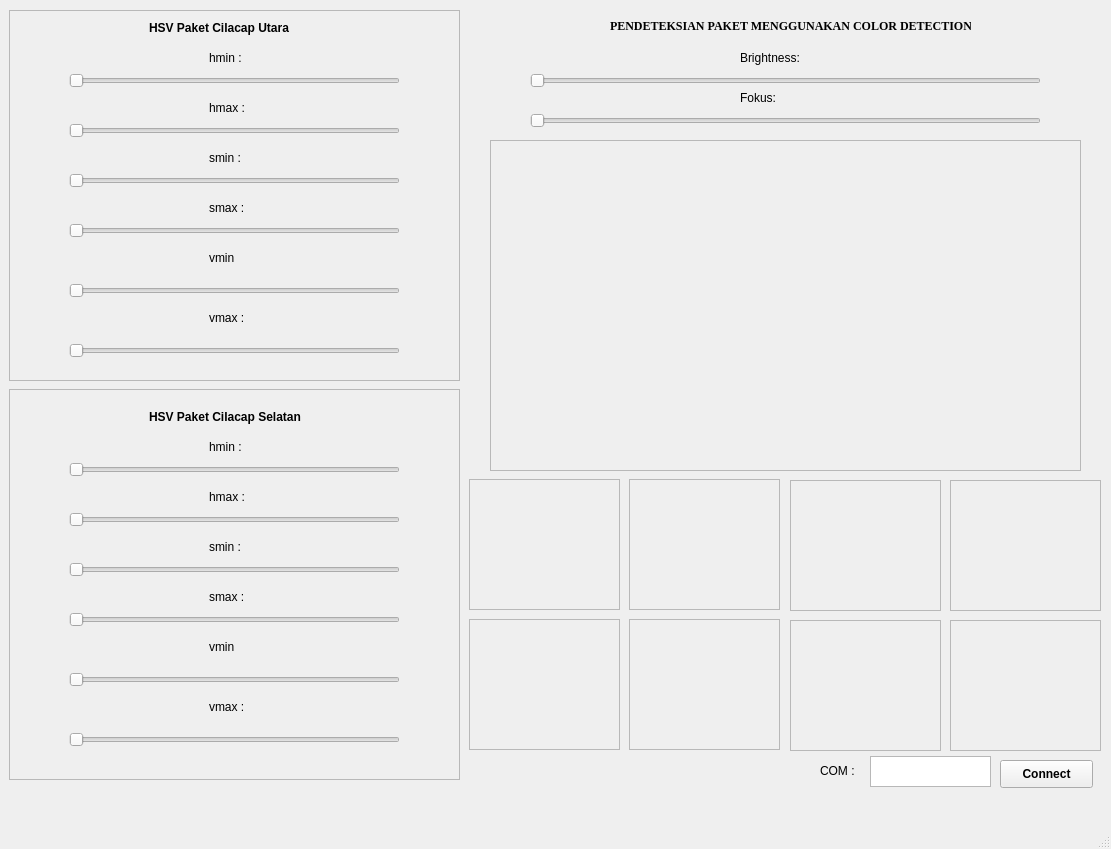
<?xml version="1.0" encoding="UTF-8"?>
<ui version="4.0">
 <class>MainWindow</class>
 <widget class="QMainWindow" name="MainWindow">
  <property name="geometry">
   <rect>
    <x>0</x>
    <y>0</y>
    <width>1111</width>
    <height>849</height>
   </rect>
  </property>
  <property name="windowTitle">
   <string>MainWindow</string>
  </property>
  <widget class="QWidget" name="centralwidget">
   <widget class="QLabel" name="pendeteksianpaket">
    <property name="geometry">
     <rect>
      <x>610</x>
      <y>10</y>
      <width>361</width>
      <height>31</height>
     </rect>
    </property>
    <property name="font">
     <font>
      <family>Times New Roman</family>
      <weight>75</weight>
      <bold>true</bold>
     </font>
    </property>
    <property name="text">
     <string>PENDETEKSIAN PAKET MENGGUNAKAN COLOR DETECTION</string>
    </property>
   </widget>
   <widget class="QLabel" name="labelcom">
    <property name="geometry">
     <rect>
      <x>820</x>
      <y>760</y>
      <width>41</width>
      <height>21</height>
     </rect>
    </property>
    <property name="text">
     <string>COM :</string>
    </property>
   </widget>
   <widget class="QTextEdit" name="com">
    <property name="geometry">
     <rect>
      <x>870</x>
      <y>756</y>
      <width>121</width>
      <height>31</height>
     </rect>
    </property>
    <property name="cursor" stdset="0">
     <cursorShape>IBeamCursor</cursorShape>
    </property>
    <property name="mouseTracking">
     <bool>true</bool>
    </property>
    <property name="tabletTracking">
     <bool>false</bool>
    </property>
   </widget>
   <widget class="QPushButton" name="combutton">
    <property name="geometry">
     <rect>
      <x>1000</x>
      <y>760</y>
      <width>93</width>
      <height>28</height>
     </rect>
    </property>
    <property name="font">
     <font>
      <family>MS Sans Serif</family>
      <weight>75</weight>
      <bold>true</bold>
     </font>
    </property>
    <property name="cursor">
     <cursorShape>PointingHandCursor</cursorShape>
    </property>
    <property name="mouseTracking">
     <bool>true</bool>
    </property>
    <property name="text">
     <string>Connect</string>
    </property>
   </widget>
   <widget class="QFrame" name="hsvutara">
    <property name="geometry">
     <rect>
      <x>9</x>
      <y>10</y>
      <width>451</width>
      <height>371</height>
     </rect>
    </property>
    <property name="frameShape">
     <enum>QFrame::StyledPanel</enum>
    </property>
    <property name="frameShadow">
     <enum>QFrame::Raised</enum>
    </property>
    <widget class="QLabel" name="vminutara">
     <property name="geometry">
      <rect>
       <x>200</x>
       <y>240</y>
       <width>71</width>
       <height>16</height>
      </rect>
     </property>
     <property name="text">
      <string>vmin</string>
     </property>
    </widget>
    <widget class="QLabel" name="vmaxutara">
     <property name="geometry">
      <rect>
       <x>200</x>
       <y>300</y>
       <width>81</width>
       <height>16</height>
      </rect>
     </property>
     <property name="text">
      <string>vmax : </string>
     </property>
    </widget>
    <widget class="QSlider" name="vminutarabar">
     <property name="geometry">
      <rect>
       <x>60</x>
       <y>270</y>
       <width>331</width>
       <height>22</height>
      </rect>
     </property>
     <property name="orientation">
      <enum>Qt::Horizontal</enum>
     </property>
    </widget>
    <widget class="QLabel" name="hmaxutara">
     <property name="geometry">
      <rect>
       <x>200</x>
       <y>90</y>
       <width>81</width>
       <height>16</height>
      </rect>
     </property>
     <property name="text">
      <string>hmax : </string>
     </property>
    </widget>
    <widget class="QLabel" name="smaxutara">
     <property name="geometry">
      <rect>
       <x>200</x>
       <y>190</y>
       <width>81</width>
       <height>16</height>
      </rect>
     </property>
     <property name="text">
      <string>smax : </string>
     </property>
    </widget>
    <widget class="QSlider" name="hmaxutarabar">
     <property name="geometry">
      <rect>
       <x>60</x>
       <y>110</y>
       <width>331</width>
       <height>22</height>
      </rect>
     </property>
     <property name="orientation">
      <enum>Qt::Horizontal</enum>
     </property>
    </widget>
    <widget class="QSlider" name="sminutarabar">
     <property name="geometry">
      <rect>
       <x>60</x>
       <y>160</y>
       <width>331</width>
       <height>22</height>
      </rect>
     </property>
     <property name="orientation">
      <enum>Qt::Horizontal</enum>
     </property>
    </widget>
    <widget class="QSlider" name="vmaxutarabar">
     <property name="geometry">
      <rect>
       <x>60</x>
       <y>330</y>
       <width>331</width>
       <height>22</height>
      </rect>
     </property>
     <property name="orientation">
      <enum>Qt::Horizontal</enum>
     </property>
    </widget>
    <widget class="QLabel" name="label_3">
     <property name="geometry">
      <rect>
       <x>140</x>
       <y>10</y>
       <width>181</width>
       <height>16</height>
      </rect>
     </property>
     <property name="font">
      <font>
       <family>MS Sans Serif</family>
       <weight>75</weight>
       <bold>true</bold>
      </font>
     </property>
     <property name="text">
      <string>HSV Paket Cilacap Utara</string>
     </property>
    </widget>
    <widget class="QLabel" name="hminutara">
     <property name="geometry">
      <rect>
       <x>200</x>
       <y>40</y>
       <width>81</width>
       <height>16</height>
      </rect>
     </property>
     <property name="text">
      <string>hmin : </string>
     </property>
    </widget>
    <widget class="QSlider" name="hminutarabar">
     <property name="geometry">
      <rect>
       <x>60</x>
       <y>60</y>
       <width>331</width>
       <height>22</height>
      </rect>
     </property>
     <property name="orientation">
      <enum>Qt::Horizontal</enum>
     </property>
    </widget>
    <widget class="QSlider" name="smaxutarabar">
     <property name="geometry">
      <rect>
       <x>60</x>
       <y>210</y>
       <width>331</width>
       <height>22</height>
      </rect>
     </property>
     <property name="orientation">
      <enum>Qt::Horizontal</enum>
     </property>
    </widget>
    <widget class="QLabel" name="sminutara">
     <property name="geometry">
      <rect>
       <x>200</x>
       <y>140</y>
       <width>81</width>
       <height>16</height>
      </rect>
     </property>
     <property name="text">
      <string>smin : </string>
     </property>
    </widget>
   </widget>
   <widget class="QFrame" name="hsvselatan">
    <property name="geometry">
     <rect>
      <x>9</x>
      <y>389</y>
      <width>451</width>
      <height>391</height>
     </rect>
    </property>
    <property name="frameShape">
     <enum>QFrame::StyledPanel</enum>
    </property>
    <property name="frameShadow">
     <enum>QFrame::Raised</enum>
    </property>
    <widget class="QLabel" name="vminselatan">
     <property name="geometry">
      <rect>
       <x>200</x>
       <y>250</y>
       <width>81</width>
       <height>16</height>
      </rect>
     </property>
     <property name="text">
      <string>vmin</string>
     </property>
    </widget>
    <widget class="QSlider" name="hminselatanbar">
     <property name="geometry">
      <rect>
       <x>60</x>
       <y>70</y>
       <width>331</width>
       <height>22</height>
      </rect>
     </property>
     <property name="orientation">
      <enum>Qt::Horizontal</enum>
     </property>
    </widget>
    <widget class="QSlider" name="smaxselatanbar">
     <property name="geometry">
      <rect>
       <x>60</x>
       <y>220</y>
       <width>331</width>
       <height>22</height>
      </rect>
     </property>
     <property name="orientation">
      <enum>Qt::Horizontal</enum>
     </property>
    </widget>
    <widget class="QSlider" name="vmaxselatanbar">
     <property name="geometry">
      <rect>
       <x>60</x>
       <y>340</y>
       <width>331</width>
       <height>22</height>
      </rect>
     </property>
     <property name="orientation">
      <enum>Qt::Horizontal</enum>
     </property>
    </widget>
    <widget class="QSlider" name="hmaxselatanbar">
     <property name="geometry">
      <rect>
       <x>60</x>
       <y>120</y>
       <width>331</width>
       <height>22</height>
      </rect>
     </property>
     <property name="orientation">
      <enum>Qt::Horizontal</enum>
     </property>
    </widget>
    <widget class="QLabel" name="hminselatan">
     <property name="geometry">
      <rect>
       <x>200</x>
       <y>50</y>
       <width>71</width>
       <height>16</height>
      </rect>
     </property>
     <property name="text">
      <string>hmin : </string>
     </property>
    </widget>
    <widget class="QLabel" name="label_5">
     <property name="geometry">
      <rect>
       <x>140</x>
       <y>20</y>
       <width>191</width>
       <height>16</height>
      </rect>
     </property>
     <property name="font">
      <font>
       <family>MS Sans Serif</family>
       <weight>75</weight>
       <bold>true</bold>
      </font>
     </property>
     <property name="text">
      <string>HSV Paket Cilacap Selatan</string>
     </property>
    </widget>
    <widget class="QLabel" name="hmaxselatan">
     <property name="geometry">
      <rect>
       <x>200</x>
       <y>100</y>
       <width>81</width>
       <height>16</height>
      </rect>
     </property>
     <property name="text">
      <string>hmax : </string>
     </property>
    </widget>
    <widget class="QLabel" name="vmaxselatan">
     <property name="geometry">
      <rect>
       <x>200</x>
       <y>310</y>
       <width>81</width>
       <height>16</height>
      </rect>
     </property>
     <property name="text">
      <string>vmax : </string>
     </property>
    </widget>
    <widget class="QSlider" name="sminselatanbar">
     <property name="geometry">
      <rect>
       <x>60</x>
       <y>170</y>
       <width>331</width>
       <height>22</height>
      </rect>
     </property>
     <property name="orientation">
      <enum>Qt::Horizontal</enum>
     </property>
    </widget>
    <widget class="QLabel" name="smaxselatan">
     <property name="geometry">
      <rect>
       <x>200</x>
       <y>200</y>
       <width>81</width>
       <height>16</height>
      </rect>
     </property>
     <property name="text">
      <string>smax : </string>
     </property>
    </widget>
    <widget class="QSlider" name="vminselatanbar">
     <property name="geometry">
      <rect>
       <x>60</x>
       <y>280</y>
       <width>331</width>
       <height>22</height>
      </rect>
     </property>
     <property name="orientation">
      <enum>Qt::Horizontal</enum>
     </property>
    </widget>
    <widget class="QLabel" name="sminselatan">
     <property name="geometry">
      <rect>
       <x>200</x>
       <y>150</y>
       <width>81</width>
       <height>16</height>
      </rect>
     </property>
     <property name="text">
      <string>smin : </string>
     </property>
    </widget>
   </widget>
   <widget class="QSlider" name="brightnessbar">
    <property name="geometry">
     <rect>
      <x>530</x>
      <y>70</y>
      <width>511</width>
      <height>22</height>
     </rect>
    </property>
    <property name="orientation">
     <enum>Qt::Horizontal</enum>
    </property>
   </widget>
   <widget class="QSlider" name="focusbar">
    <property name="geometry">
     <rect>
      <x>530</x>
      <y>110</y>
      <width>511</width>
      <height>22</height>
     </rect>
    </property>
    <property name="orientation">
     <enum>Qt::Horizontal</enum>
    </property>
   </widget>
   <widget class="QLabel" name="label">
    <property name="geometry">
     <rect>
      <x>740</x>
      <y>50</y>
      <width>91</width>
      <height>16</height>
     </rect>
    </property>
    <property name="text">
     <string>Brightness: </string>
    </property>
   </widget>
   <widget class="QLabel" name="label_2">
    <property name="geometry">
     <rect>
      <x>740</x>
      <y>90</y>
      <width>71</width>
      <height>16</height>
     </rect>
    </property>
    <property name="text">
     <string>Fokus: </string>
    </property>
   </widget>
   <widget class="QFrame" name="maincamera">
    <property name="geometry">
     <rect>
      <x>490</x>
      <y>140</y>
      <width>591</width>
      <height>331</height>
     </rect>
    </property>
    <property name="frameShape">
     <enum>QFrame::StyledPanel</enum>
    </property>
    <property name="frameShadow">
     <enum>QFrame::Raised</enum>
    </property>
   </widget>
   <widget class="QWidget" name="HSVutara" native="true">
    <property name="geometry">
     <rect>
      <x>469</x>
      <y>479</y>
      <width>311</width>
      <height>271</height>
     </rect>
    </property>
    <widget class="QFrame" name="hutara">
     <property name="geometry">
      <rect>
       <x>0</x>
       <y>0</y>
       <width>151</width>
       <height>131</height>
      </rect>
     </property>
     <property name="frameShape">
      <enum>QFrame::StyledPanel</enum>
     </property>
     <property name="frameShadow">
      <enum>QFrame::Raised</enum>
     </property>
    </widget>
    <widget class="QFrame" name="sutara">
     <property name="geometry">
      <rect>
       <x>160</x>
       <y>0</y>
       <width>151</width>
       <height>131</height>
      </rect>
     </property>
     <property name="frameShape">
      <enum>QFrame::StyledPanel</enum>
     </property>
     <property name="frameShadow">
      <enum>QFrame::Raised</enum>
     </property>
    </widget>
    <widget class="QFrame" name="vutara">
     <property name="geometry">
      <rect>
       <x>0</x>
       <y>140</y>
       <width>151</width>
       <height>131</height>
      </rect>
     </property>
     <property name="frameShape">
      <enum>QFrame::StyledPanel</enum>
     </property>
     <property name="frameShadow">
      <enum>QFrame::Raised</enum>
     </property>
    </widget>
    <widget class="QFrame" name="resultutara">
     <property name="geometry">
      <rect>
       <x>160</x>
       <y>140</y>
       <width>151</width>
       <height>131</height>
      </rect>
     </property>
     <property name="frameShape">
      <enum>QFrame::StyledPanel</enum>
     </property>
     <property name="frameShadow">
      <enum>QFrame::Raised</enum>
     </property>
    </widget>
   </widget>
   <widget class="QWidget" name="HSVselatan" native="true">
    <property name="geometry">
     <rect>
      <x>790</x>
      <y>480</y>
      <width>311</width>
      <height>271</height>
     </rect>
    </property>
    <widget class="QFrame" name="vselatan">
     <property name="geometry">
      <rect>
       <x>0</x>
       <y>140</y>
       <width>151</width>
       <height>131</height>
      </rect>
     </property>
     <property name="frameShape">
      <enum>QFrame::StyledPanel</enum>
     </property>
     <property name="frameShadow">
      <enum>QFrame::Raised</enum>
     </property>
    </widget>
    <widget class="QFrame" name="sselatan">
     <property name="geometry">
      <rect>
       <x>160</x>
       <y>0</y>
       <width>151</width>
       <height>131</height>
      </rect>
     </property>
     <property name="frameShape">
      <enum>QFrame::StyledPanel</enum>
     </property>
     <property name="frameShadow">
      <enum>QFrame::Raised</enum>
     </property>
    </widget>
    <widget class="QFrame" name="hselatan">
     <property name="geometry">
      <rect>
       <x>0</x>
       <y>0</y>
       <width>151</width>
       <height>131</height>
      </rect>
     </property>
     <property name="frameShape">
      <enum>QFrame::StyledPanel</enum>
     </property>
     <property name="frameShadow">
      <enum>QFrame::Raised</enum>
     </property>
    </widget>
    <widget class="QFrame" name="resultselatan">
     <property name="geometry">
      <rect>
       <x>160</x>
       <y>140</y>
       <width>151</width>
       <height>131</height>
      </rect>
     </property>
     <property name="frameShape">
      <enum>QFrame::StyledPanel</enum>
     </property>
     <property name="frameShadow">
      <enum>QFrame::Raised</enum>
     </property>
    </widget>
   </widget>
  </widget>
  <widget class="QMenuBar" name="menubar">
   <property name="geometry">
    <rect>
     <x>0</x>
     <y>0</y>
     <width>1111</width>
     <height>26</height>
    </rect>
   </property>
  </widget>
  <widget class="QStatusBar" name="statusbar"/>
 </widget>
 <resources/>
 <connections>
  <connection>
   <sender>combutton</sender>
   <signal>clicked(bool)</signal>
   <receiver>combutton</receiver>
   <slot>animateClick()</slot>
   <hints>
    <hint type="sourcelabel">
     <x>1038</x>
     <y>794</y>
    </hint>
    <hint type="destinationlabel">
     <x>1039</x>
     <y>794</y>
    </hint>
   </hints>
  </connection>
  <connection>
   <sender>hminutarabar</sender>
   <signal>rangeChanged(int,int)</signal>
   <receiver>hminutarabar</receiver>
   <slot>setValue(int)</slot>
   <hints>
    <hint type="sourcelabel">
     <x>74</x>
     <y>99</y>
    </hint>
    <hint type="destinationlabel">
     <x>399</x>
     <y>109</y>
    </hint>
   </hints>
  </connection>
  <connection>
   <sender>hmaxutarabar</sender>
   <signal>rangeChanged(int,int)</signal>
   <receiver>hmaxutarabar</receiver>
   <slot>setValue(int)</slot>
   <hints>
    <hint type="sourcelabel">
     <x>75</x>
     <y>154</y>
    </hint>
    <hint type="destinationlabel">
     <x>390</x>
     <y>157</y>
    </hint>
   </hints>
  </connection>
  <connection>
   <sender>sminutarabar</sender>
   <signal>rangeChanged(int,int)</signal>
   <receiver>sminutarabar</receiver>
   <slot>setValue(int)</slot>
   <hints>
    <hint type="sourcelabel">
     <x>70</x>
     <y>207</y>
    </hint>
    <hint type="destinationlabel">
     <x>397</x>
     <y>207</y>
    </hint>
   </hints>
  </connection>
  <connection>
   <sender>smaxutarabar</sender>
   <signal>rangeChanged(int,int)</signal>
   <receiver>smaxutarabar</receiver>
   <slot>setValue(int)</slot>
   <hints>
    <hint type="sourcelabel">
     <x>72</x>
     <y>254</y>
    </hint>
    <hint type="destinationlabel">
     <x>393</x>
     <y>258</y>
    </hint>
   </hints>
  </connection>
  <connection>
   <sender>vminutarabar</sender>
   <signal>rangeChanged(int,int)</signal>
   <receiver>vminutarabar</receiver>
   <slot>setValue(int)</slot>
   <hints>
    <hint type="sourcelabel">
     <x>69</x>
     <y>316</y>
    </hint>
    <hint type="destinationlabel">
     <x>395</x>
     <y>313</y>
    </hint>
   </hints>
  </connection>
  <connection>
   <sender>vmaxutarabar</sender>
   <signal>rangeChanged(int,int)</signal>
   <receiver>vmaxutarabar</receiver>
   <slot>setValue(int)</slot>
   <hints>
    <hint type="sourcelabel">
     <x>70</x>
     <y>371</y>
    </hint>
    <hint type="destinationlabel">
     <x>398</x>
     <y>379</y>
    </hint>
   </hints>
  </connection>
  <connection>
   <sender>hminselatanbar</sender>
   <signal>rangeChanged(int,int)</signal>
   <receiver>hminselatanbar</receiver>
   <slot>setValue(int)</slot>
   <hints>
    <hint type="sourcelabel">
     <x>73</x>
     <y>496</y>
    </hint>
    <hint type="destinationlabel">
     <x>394</x>
     <y>493</y>
    </hint>
   </hints>
  </connection>
  <connection>
   <sender>hmaxselatanbar</sender>
   <signal>rangeChanged(int,int)</signal>
   <receiver>hmaxselatanbar</receiver>
   <slot>setValue(int)</slot>
   <hints>
    <hint type="sourcelabel">
     <x>74</x>
     <y>543</y>
    </hint>
    <hint type="destinationlabel">
     <x>395</x>
     <y>545</y>
    </hint>
   </hints>
  </connection>
  <connection>
   <sender>sminselatanbar</sender>
   <signal>rangeChanged(int,int)</signal>
   <receiver>sminselatanbar</receiver>
   <slot>setValue(int)</slot>
   <hints>
    <hint type="sourcelabel">
     <x>75</x>
     <y>596</y>
    </hint>
    <hint type="destinationlabel">
     <x>399</x>
     <y>596</y>
    </hint>
   </hints>
  </connection>
  <connection>
   <sender>smaxselatanbar</sender>
   <signal>rangeChanged(int,int)</signal>
   <receiver>smaxselatanbar</receiver>
   <slot>setValue(int)</slot>
   <hints>
    <hint type="sourcelabel">
     <x>75</x>
     <y>646</y>
    </hint>
    <hint type="destinationlabel">
     <x>391</x>
     <y>646</y>
    </hint>
   </hints>
  </connection>
  <connection>
   <sender>vminselatanbar</sender>
   <signal>rangeChanged(int,int)</signal>
   <receiver>vminselatanbar</receiver>
   <slot>setValue(int)</slot>
   <hints>
    <hint type="sourcelabel">
     <x>72</x>
     <y>700</y>
    </hint>
    <hint type="destinationlabel">
     <x>398</x>
     <y>705</y>
    </hint>
   </hints>
  </connection>
  <connection>
   <sender>vmaxselatanbar</sender>
   <signal>rangeChanged(int,int)</signal>
   <receiver>vmaxselatanbar</receiver>
   <slot>setValue(int)</slot>
   <hints>
    <hint type="sourcelabel">
     <x>71</x>
     <y>759</y>
    </hint>
    <hint type="destinationlabel">
     <x>395</x>
     <y>765</y>
    </hint>
   </hints>
  </connection>
  <connection>
   <sender>brightnessbar</sender>
   <signal>rangeChanged(int,int)</signal>
   <receiver>brightnessbar</receiver>
   <slot>setValue(int)</slot>
   <hints>
    <hint type="sourcelabel">
     <x>531</x>
     <y>99</y>
    </hint>
    <hint type="destinationlabel">
     <x>1038</x>
     <y>105</y>
    </hint>
   </hints>
  </connection>
  <connection>
   <sender>focusbar</sender>
   <signal>rangeChanged(int,int)</signal>
   <receiver>focusbar</receiver>
   <slot>setValue(int)</slot>
   <hints>
    <hint type="sourcelabel">
     <x>535</x>
     <y>144</y>
    </hint>
    <hint type="destinationlabel">
     <x>1037</x>
     <y>144</y>
    </hint>
   </hints>
  </connection>
  <connection>
   <sender>hminutara</sender>
   <signal>linkActivated(QString)</signal>
   <receiver>hminutara</receiver>
   <slot>setText(QString)</slot>
   <hints>
    <hint type="sourcelabel">
     <x>231</x>
     <y>85</y>
    </hint>
    <hint type="destinationlabel">
     <x>231</x>
     <y>84</y>
    </hint>
   </hints>
  </connection>
  <connection>
   <sender>com</sender>
   <signal>textChanged()</signal>
   <receiver>com</receiver>
   <slot>selectAll()</slot>
   <hints>
    <hint type="sourcelabel">
     <x>893</x>
     <y>799</y>
    </hint>
    <hint type="destinationlabel">
     <x>893</x>
     <y>799</y>
    </hint>
   </hints>
  </connection>
 </connections>
</ui>
